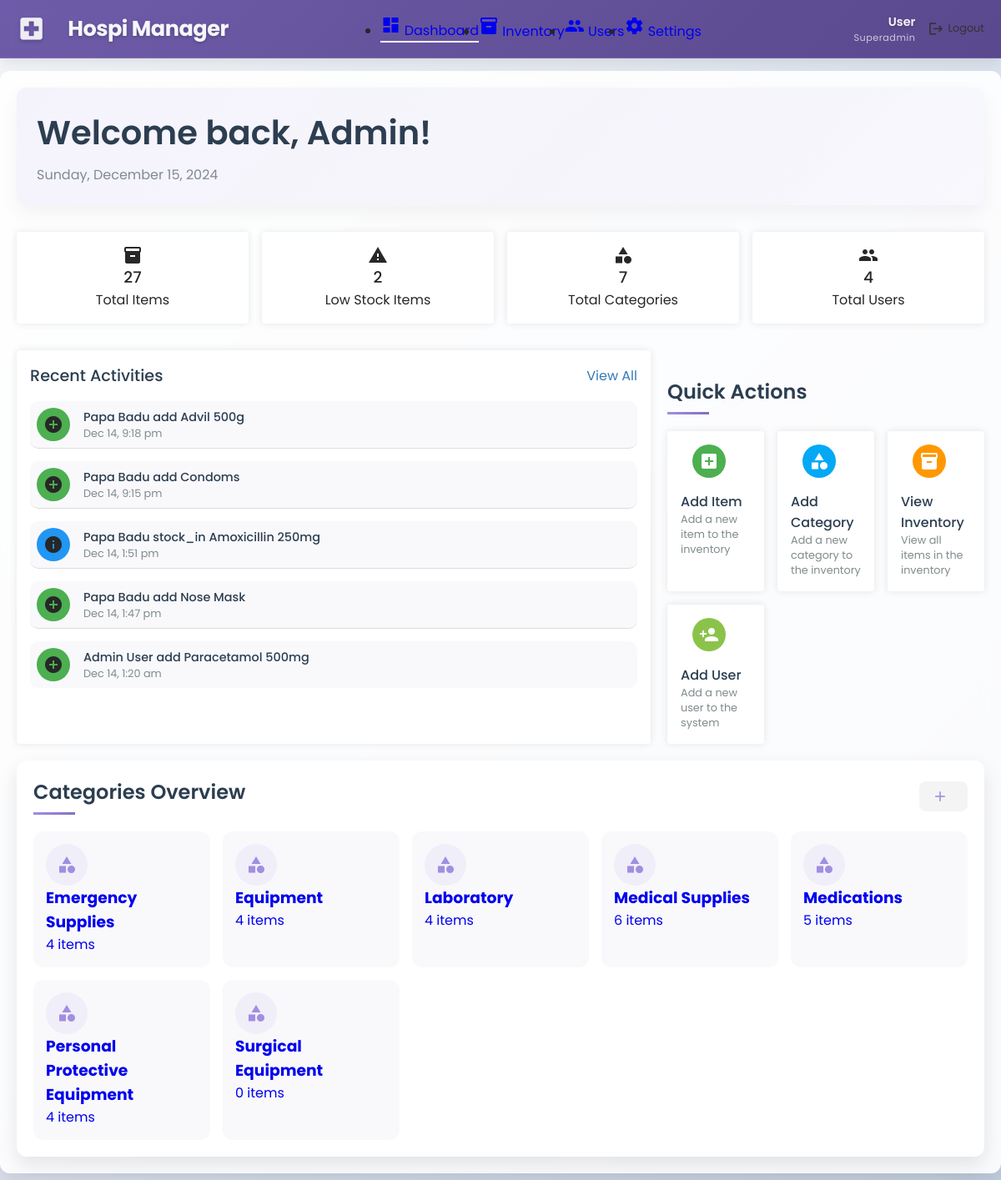
/view/admin/dashboard.php (signed in), run on the app's committed database.
### tables this page shows
CREATE TABLE `categories` (
  `category_id` int(11) NOT NULL,
  `name` varchar(100) NOT NULL,
  `description` text DEFAULT NULL,
  `created_at` timestamp NOT NULL DEFAULT current_timestamp()
);

### functions/dashboard_functions.php (called while the page is built, shortened)
<?php
require_once __DIR__ . '/user_functions.php';
require_once __DIR__ . '/category_functions.php';
function getDashboardStats($conn) {
    return [
        'total_users' => getTotalUsers($conn),
        'total_categories' => getTotalCategories($conn),
        'total_items' => getTotalItems($conn),
        'low_stock_items' => getLowStockItemsCount($conn)
    ];
}
function getRecentActivities($conn, $userId = null, $limit = 5) {
    $tableCheck = $conn->query("SHOW TABLES LIKE 'activity_log'");
    $sql = "SELECT al.*, CONCAT(u.first_name, ' ', u.last_name) as user_name, i.name as item_name
            FROM activity_log al
            LEFT JOIN users u ON al.user_id = u.user_id
            LEFT JOIN items i ON al.item_id = i.item_id";
    $sql .= " ORDER BY al.timestamp DESC LIMIT ?";
    $stmt = $conn->prepare($sql);
    if ($userId !== null) {
        $stmt->bind_param("ii", $userId, $limit);
    } else {
        $stmt->bind_param("i", $limit);
    }
    $stmt->execute();
    $result = $stmt->get_result();
    if ($result) {
        return $result->fetch_all(MYSQLI_ASSOC);
    }
    return [];
}
function getTotalUsers($conn) {
    $sql = "SELECT COUNT(*) as total FROM users";
    $result = $conn->query($sql);
    if ($result && $row = $result->fetch_assoc()) {
        return $row['total'];
    }
    return 0;
}
function getTotalCategories($conn) {
    $sql = "SELECT COUNT(*) as total FROM categories";
    $result = $conn->query($sql);
    if ($result && $row = $result->fetch_assoc()) {
        return $row['total'];
    }
    return 0;
}
function getTotalItems($conn) {
    $sql = "SELECT COUNT(*) as total FROM items";
    $result = $conn->query($sql);
    if ($result && $row = $result->fetch_assoc()) {
        return $row['total'];
    }
    return 0;
}
function getLowStockItemsCount($conn) {
    $sql = "SELECT COUNT(*) as total FROM items WHERE quantity <= minimum_quantity";
    $result = $conn->query($sql);
    if ($result && $row = $result->fetch_assoc()) {
        return $row['total'];
    }
    return 0;
}

### functions/category_functions.php (called while the page is built, shortened)
<?php
function getAllCategories($conn) {
    $query = "SELECT c.*,
              (SELECT COUNT(*) FROM items WHERE category_id = c.category_id) as item_count
              FROM categories c
              ORDER BY c.name";
    $result = $conn->query($query);
    return $result->fetch_all(MYSQLI_ASSOC);
}

### view/admin/dashboard.php (the view, shortened to what this page needs)
<?php
require_once BASE_PATH . '/functions/auth_functions.php';
require_once BASE_PATH . '/functions/dashboard_functions.php';
require_once BASE_PATH . '/functions/category_functions.php';
require_once BASE_PATH . '/functions/user_functions.php';
$userRole = $_SESSION['role'];
$fullName = $_SESSION['full_name'] ?? 'User';
$stats = getDashboardStats($conn);
$recentActivities = getRecentActivities($conn);
$recentActivities = array_map(function($activity) {
    return [
        'title' => $activity['user_name'] . ' ' . $activity['action'] . ' ' . $activity['item_name'],
        'description' => date('M j, g:i a', strtotime($activity['timestamp'])),
        'icon' => match($activity['action']) {
            'add' => 'add_circle',
            'remove' => 'remove_circle',
            'update' => 'update',
            default => 'info'
        },
        'color' => match($activity['action']) {
            'add' => '#4CAF50',
            'remove' => '#F44336',
            'update' => '#FF9800',
            default => '#2196F3'
        }
    ];
}, $recentActivities ?? []);
$recentActivities = $recentActivities ?: [
    [
        'title' => 'No Recent Activities',
        'description' => 'No activities to display',
        'icon' => 'info',
        'color' => '#9E9E9E'
    ]
];
$categories = getAllCategories($conn);
$quickActions = [
    [
        'title' => 'Add Item',
        'description' => 'Add a new item to the inventory',
        'icon' => 'add_box',
        'color' => '#4CAF50',
        'onclick' => 'openModal("addItemModal")'
    ],
    [
        'title' => 'Add Category',
        'description' => 'Add a new category to the inventory',
        'icon' => 'category',
        'color' => '#03A9F4',
        'onclick' => 'openModal("addCategoryModal")'
    ],
    [
        'title' => 'View Inventory',
        'description' => 'View all items in the inventory',
        'icon' => 'inventory',
        'color' => '#FF9800',
        'onclick' => 'window.location.href="inventory.php"'
    ]
];
$quickActions = $quickActions ?: [
    [
        'title' => 'No Actions',
        'description' => 'No quick actions available',
        'icon' => 'block',
        'color' => '#9E9E9E',
        'onclick' => ''
    ]
];
if ($userRole === 'superadmin') {
    $quickActions[] = [
        'title' => 'Add User',
        'description' => 'Add a new user to the system',
        'icon' => 'person_add',
        'color' => '#8BC34A',
        'onclick' => 'openModal("addUserModal")'
    ];
}
$items = getAllItems($conn);
$items = $items ?: [];
?>
<!DOCTYPE html>
<html lang="en">
<head>
    <link rel="stylesheet" href="../../assets/css/dashboard.css">
    <link rel="stylesheet" href="../../assets/css/styles.css">
</head>
<body>
    <div class="dashboard-container">
        <nav class="top-nav">
            <div class="nav-brand">
                <span class="material-icons">local_hospital</span>
                <span class="brand-name">Hospi Manager</span>
            </div>
            <ul class="nav-menu">
                <li class="active">
                    <a href="dashboard.php">
                        <span class="material-icons">dashboard</span>
                        <span>Dashboard</span>
                    </a>
                </li>
                <li>
                    <a href="inventory.php">
                        <span class="material-icons">inventory</span>
                        <span>Inventory</span>
                    </a>
                </li>
                <?php if ($userRole === 'superadmin'): ?>
                <li>
                    <a href="users.php">
                        <span class="material-icons">people</span>
                        <span>Users</span>
                    </a>
                </li>
                <?php endif; ?>
                <li>
                    <a href="settings.php">
                        <span class="material-icons">settings</span>
                        <span>Settings</span>
                    </a>
                </li>
            </ul>
            <div class="nav-profile">
                <div class="user-info">
                    <span class="user-name"><?= htmlspecialchars($fullName) ?></span>
                    <span class="user-role"><?= ucfirst(htmlspecialchars($userRole)) ?></span>
                </div>
                <a href="../../actions/logout.php" class="logout-btn" onclick="return confirm('Are you sure you want to logout?')">
                    <span class="material-icons">logout</span>
                    <span>Logout</span>
                </a>
            </div>
        </nav>
        <main class="main-content">
            <div class="welcome-section">
                <h1>Welcome back, <?= htmlspecialchars($_SESSION['first_name']) ?>!</h1>
                <p class="date"><?= date('l, F j, Y') ?></p>
            </div>
            <div class="analytics-section">
                <div class="analytics-cards">
                    <div class="card total-items" onclick="window.location.href='inventory.php'">
                        <div class="card-content">
                            <span class="material-icons">inventory</span>
                            <div class="card-details">
                                <h3><?= $stats['total_items'] ?></h3>
                                <p>Total Items</p>
                            </div>
                        </div>
                    </div>
                    <div class="card low-stock" onclick="window.location.href='inventory.php?stock=low'">
                        <div class="card-content">
                            <span class="material-icons">warning</span>
                            <div class="card-details">
                                <h3><?= $stats['low_stock_items'] ?></h3>
                                <p>Low Stock Items</p>
                            </div>
                        </div>
                    </div>
                    <div class="card total-categories" onclick="document.querySelector('.categories-overview').scrollIntoView({behavior: 'smooth'})">
                        <div class="card-content">
                            <span class="material-icons">category</span>
                            <div class="card-details">
                                <h3><?= $stats['total_categories'] ?></h3>
                                <p>Total Categories</p>
                            </div>
                        </div>
                    </div>
                    <div class="card total-users" onclick="window.location.href='users.php'">
                        <div class="card-content">
                            <span class="material-icons">people</span>
                            <div class="card-details">
                                <h3><?= $stats['total_users'] ?></h3>
                                <p>Total Users</p>
                            </div>
                        </div>
                    </div>
                </div>
            </div>
            <div class="dashboard-grid">
                <div class="recent-activities-container">
                    <div class="recent-activities-header">
                        <h2>Recent Activities</h2>
                        <a href="activities.php" class="view-all-link">View All</a>
                    </div>
                    <div class="recent-activities-list">
                        <?php foreach ($recentActivities as $activity): ?>
                        <div class="activity-item">
                            <div class="activity-icon" style="background-color: <?= $activity['color'] ?>;">
                                <span class="material-icons"><?= $activity['icon'] ?></span>
                            </div>
                            <div class="activity-details">
                                <h3><?= htmlspecialchars($activity['title']) ?></h3>
                                <p><?= htmlspecialchars($activity['description']) ?></p>
                            </div>
                        </div>
                        <?php endforeach; ?>
                    </div>
                </div>
                <div class="quick-actions-section">
                    <div class="section-header">
                        <h2>Quick Actions</h2>
                    </div>
                    <div class="quick-actions-grid">
                        <?php foreach ($quickActions as $action): ?>
                        <div class="quick-action-card" onclick="<?= htmlspecialchars($action['onclick']) ?>">
                            <div class="quick-action-icon" style="background-color: <?= $action['color'] ?>;">
                                <span class="material-icons"><?= $action['icon'] ?></span>
                            </div>
                            <div class="quick-action-details">
                                <h3><?= htmlspecialchars($action['title']) ?></h3>
                                <p><?= htmlspecialchars($action['description']) ?></p>
                            </div>
                        </div>
                        <?php endforeach; ?>
                    </div>
                </div>
            </div>
            <div class="categories-overview">
                <div class="section-header">
                    <h2>Categories Overview</h2>
                    <button class="add-category-btn" onclick="openModal('addCategoryModal')">
                        <span class="material-icons">add</span>
                    </button>
                </div>
                <div class="categories-grid">
                    <?php
                    $categories = $categories ?: [];
                    foreach ($categories as $category):
                        $categoryItemCount = 0;
                        foreach ($items as $item) {
                            if ($item['category_id'] == $category['category_id']) {
                                $categoryItemCount++;
                            }
                        }
                    ?>
                        <a href="inventory.php?category=<?= $category['category_id'] ?>" class="category-card">
                            <div class="category-icon">
                                <span class="material-icons">
                                </span>
                            </div>
                            <div class="category-details">
                                <h3><?= htmlspecialchars($category['name']) ?></h3>
                                <p>
                                    <?= $categoryItemCount . ' item' . ($categoryItemCount != 1 ? 's' : '') ?>
                                </p>
                            </div>
                        </a>
                    <?php endforeach; ?>
                </div>
            </div>
        </main>
    </div>
</body>
</html>

### assets/css/styles.css (style rules this page uses)
* { padding: 0; margin: 0; font-family: "Poppins", sans-serif; box-sizing: border-box; text-decoration: none; }
body, html { margin: 0; padding: 0; width: 100%; height: 100%; font-family: Arial, sans-serif; background: linear-gradient(135deg, #f5f7fa 0%, #c3cfe2 100%); background-attachment: fixed; overflow-x: hidden; }
main { background: rgba(255, 255, 255, 0.9); border-radius: 12px; box-shadow: 0 10px 25px rgba(0, 0, 0, 0.1); padding: 30px; margin: 20px; backdrop-filter: blur(10px); }
nav { position: absolute; top: 0; display: flex; justify-content: space-around; width: 100%; height: 100px; background: linear-gradient(rgba(39, 39, 39, 0.6), transparent); z-index: 100; }
.link:hover, .active { border-bottom: 2px solid #fff; }
nav { margin-top: 10px; }

### view/admin/dashboard.php (style rules this page uses)
.dashboard-grid > * { animation: fadeIn 0.6s ease-out; }
.quick-actions-section { animation-delay: 0.6s; }
.recent-activities-container { background-color: #fff; padding: 1rem; border-radius: 4px; box-shadow: 0 0 10px rgba(0, 0, 0, 0.1); }
.recent-activities-header { display: flex; justify-content: space-between; align-items: center; margin-bottom: 1rem; }
.recent-activities-header h2 { font-weight: 500; margin: 0; }
.view-all-link { color: #337ab7; text-decoration: none; }
.recent-activities-list { list-style: none; padding: 0; margin: 0; }
.activity-item { display: flex; align-items: center; padding: 0.5rem; border-bottom: 1px solid #ddd; }
.activity-item:last-child { border-bottom: none; }
.activity-icon { width: 40px; height: 40px; border-radius: 50%; display: flex; justify-content: center; align-items: center; margin-right: 1rem; }
.activity-details { flex-grow: 1; }
.activity-details h3 { font-weight: 500; margin: 0; }
.activity-details p { margin: 0; }
.quick-actions-grid { display: grid; grid-template-columns: repeat(3, 1fr); grid-gap: 1rem; }
.quick-action-card { background-color: #fff; padding: 1rem; border-radius: 4px; box-shadow: 0 0 10px rgba(0, 0, 0, 0.1); cursor: pointer; }
.quick-action-icon { width: 40px; height: 40px; border-radius: 50%; display: flex; justify-content: center; align-items: center; margin-bottom: 1rem; }
.quick-action-details { flex-grow: 1; }
.quick-action-details h3 { font-weight: 500; margin: 0; }
.quick-action-details p { margin: 0; }
.analytics-section { margin-top: 2rem; }
.card-content { display: flex; flex-direction: column; align-items: center; }
.analytics-cards { display: grid; grid-template-columns: repeat(4, 1fr); grid-gap: 1rem; }
.analytics-cards .card { background-color: #fff; padding: 1rem; border-radius: 4px; box-shadow: 0 0 10px rgba(0, 0, 0, 0.1); cursor: pointer; }
.analytics-cards .card-content { display: flex; align-items: center; }
.analytics-cards .card-details { flex-grow: 1; }
.analytics-cards .card-details h3 { font-weight: 500; margin: 0; }
.analytics-cards .card-details p { margin: 0; }

### data on the page
categories: name "Emergency Supplies", categoryItemCount "4"
categories: name "Equipment", categoryItemCount "4"
categories: name "Laboratory", categoryItemCount "4"
categories: name "Medical Supplies", categoryItemCount "6"
categories: name "Medications", categoryItemCount "5"
categories: name "Personal Protective Equipment", categoryItemCount "4"
categories: name "Surgical Equipment", categoryItemCount "0"

### other printed values
$fullName "User"
$userRole "Superadmin"
$_SESSION['first_name'] "Admin"
$stats['total_items'] "27"
$stats['low_stock_items'] "2"
$stats['total_categories'] "7"
$stats['total_users'] "4"
$activity['title'] "Papa Badu add Advil 500g"
$activity['description'] "Dec 14, 9:18 pm"
$activity['title'] "Papa Badu add Condoms"
$activity['description'] "Dec 14, 9:15 pm"
$activity['title'] "Papa Badu stock_in Amoxicillin 250mg"
$activity['description'] "Dec 14, 1:51 pm"
$activity['title'] "Papa Badu add Nose Mask"
$activity['description'] "Dec 14, 1:47 pm"
